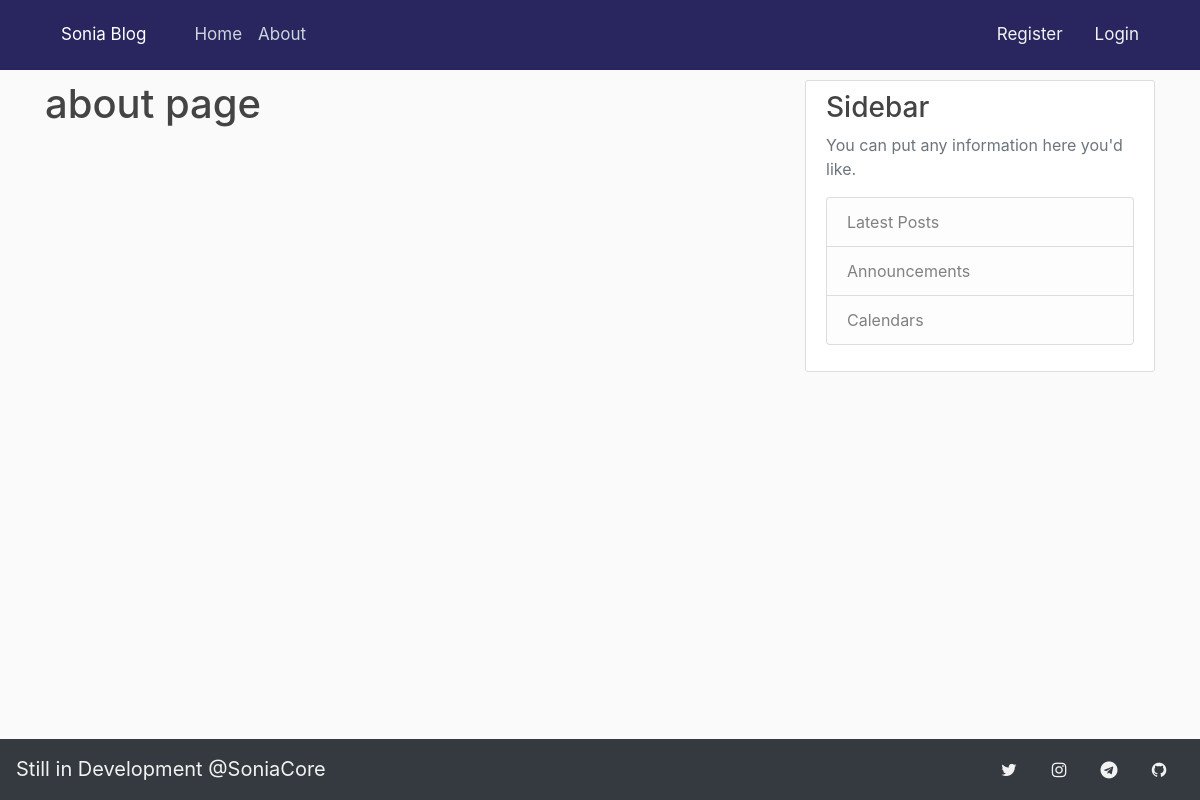
/about, run on the app's committed database.
### app/models.py (models this page shows, shortened)
class ServerName(db.Model):
    id = db.Column(db.Integer,primary_key=True)
    servername = db.Column(db.String(20), unique=True, nullable=False)

class NavBar(db.Model):
    id = db.Column(db.Integer,primary_key=True)
    github = db.Column(db.String(80), unique=True, nullable=False,default='#')
    telegram = db.Column(db.String(80), unique=True, nullable=False,default='#')
    instagram = db.Column(db.String(80), unique=True, nullable=False,default='#')
    twitter = db.Column(db.String(80), unique=True, nullable=False,default='#')
    description = db.Column(db.String(80), unique=True, nullable=True,default=None)

### app/routes.py (the view)
@app.route('/about')
def about():
    return render_template('about.html',nav=nav)

### app/routes.py (called while the page is built)
def servername():
    name = db.session.query(ServerName).all()
    for query in name:
        return query.servername

@app.context_processor
def name():
    info = {
         'servername':   f'{servername()}'
     }
    return dict(info=info)

@app.before_request
def log_request_info():
    app.logger.debug('Headers: %s\n', request.headers)
    app.logger.debug('Body: %s\n', request.get_data())

### app/templates/about.html
{% extends "layout.html" %}
{% block content %}
<h1> about page </h1>
{% endblock content %}

### app/templates/layout.html (shortened to what this page needs)
<!DOCTYPE html>
<html lang="en">
<head>
    <link rel="stylesheet" href="https://cdn.jsdelivr.net/npm/bootstrap@4.0.0/dist/css/bootstrap.min.css">
    <link rel="stylesheet" type="text/css" href="{{ url_for('static', filename='main.css') }}">
    <link rel="stylesheet" href="https://cdnjs.cloudflare.com/ajax/libs/font-awesome/4.7.0/css/font-awesome.min.css">
</head>
<body>
    <header class="site-header">
        <nav class="navbar navbar-expand-md navbar-dark bg-steel fixed-top">
          <div class="container">
            <a class="navbar-brand mr-4" href="/">{{ info.servername }}</a>
            <div class="collapse navbar-collapse" id="navbarToggle">
              <div class="navbar-nav mr-auto">
                <a class="nav-item nav-link" href="{{ url_for('home') }}">Home</a>
                <a class="nav-item nav-link" href="{{ url_for('about') }}">About</a>
              </div>
              <div class="navbar-auth">
              {% if current_user.is_authenticated %}
                <a class="nav-item nav-link" href="{{ url_for('logout') }}">Logout</a>
                <a class="nav-item nav-link" href="{{ url_for('account') }}">Account</a>
                <a class="nav-item nav-link" href="{{ url_for('new_post') }}">New Post</a>
              {% else %}
                <a class="nav-item nav-link" href="{{ url_for('login') }}">Login</a>
                <a class="nav-item nav-link" href="{{ url_for('register') }}">Register</a>
              {% endif %}
              </div>
            </div>
           </div>
        </nav>
      </header>
    <header class="site-header">
      <nav class="navbar navbar-dark bg-dark fixed-bottom">
        {% for navbar in nav %}
        <div class="navbar-down">
         <a href="{{ navbar.github }}" class="fa fa-github"></a>
         <a href="{{ navbar.telegram }}" class="fa fa-telegram"></a>
         <a href="{{ navbar.instagram }}" class="fa fa-instagram"></a>
         <a href="{{ navbar.twitter }}" class="fa fa-twitter"></a>
        </div>
        <p class="navbar-info"> {{ navbar.description }}</p>
       </nav>
       {% endfor %}
      </header>
      <main role="main" class="container">
        <div class="row">
          <div class="col-md-8">
            {% block content %}{% endblock %}
          </div>
          <div class="col-md-4">
            <div class="content-section">
              <h3>Sidebar</h3>
              <p class='text-muted'>You can put any information here you'd like.
                <ul class="list-group">
                  <li class="list-group-item list-group-item-light">Latest Posts</li>
                  <li class="list-group-item list-group-item-light">Announcements</li>
                  <li class="list-group-item list-group-item-light">Calendars</li>
                </ul>
              </p>
            </div>
          </div>
        </div>
      </main>
  </body>
</html>

### app/static/main.css (style rules this page uses)
body { background: #fafafa; color: #333333; margin-top: 5rem; }
h1, h2, h3, h4, h5, h6 { color: #444444; }
.bg-steel { background-color: #29265f; }
.site-header .navbar-nav .nav-link { color: #cbd5db; }
.content-section { background: #ffffff; padding: 10px 20px; border: 1px solid #dddddd; border-radius: 3px; margin-bottom: 20px; }
html { scroll-behavior: smooth; }
.navbar-auth { width: 100%; }
.navbar-down { overflow: hidden; bottom: 0; width: 100%; }
.navbar-info { color: #f2f2f2; position: fixed; font-size: 20px; bottom: 0; width: 100%; }
.navbar a { float: right; display: block; color: #f2f2f2; text-align: center; padding: 14px 16px; text-decoration: none; font-size: 17px; padding: 5; }
.fa { padding: 20px; font-size: 30px; width: 50px; text-align: center; text-decoration: none; border-radius: 50%; }
body { padding-bottom: 70px; }

### data on the page
ServerName: servername "Sonia Blog"
NavBar: description "Still in Development @SoniaCore"
